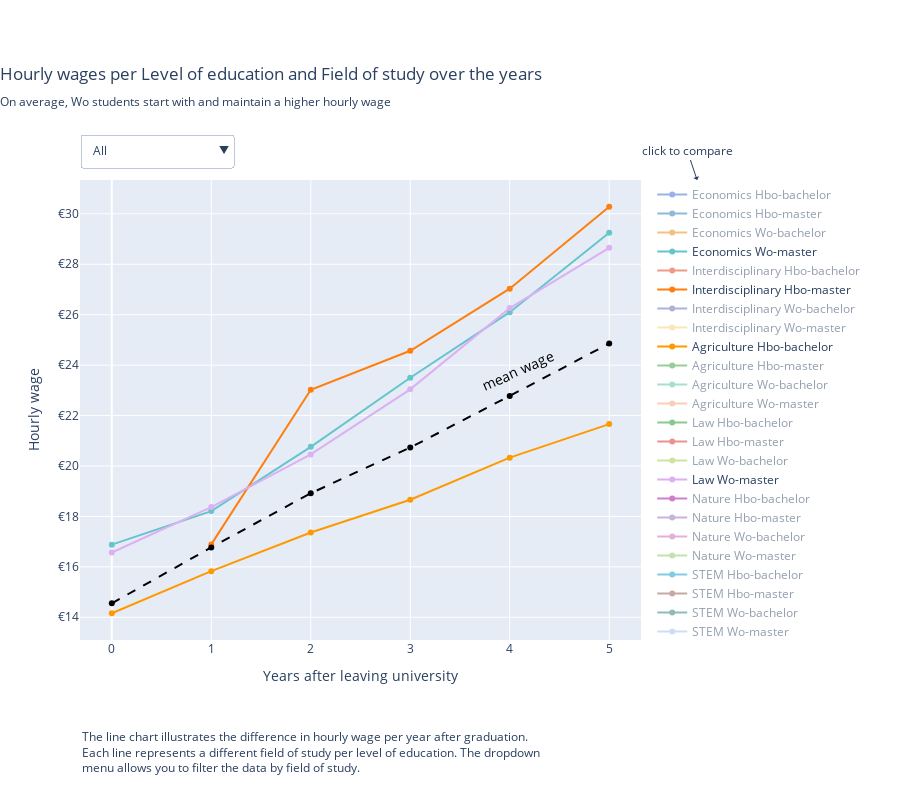

Notebook source saved alongside this figure:
### Markdown cell above
## Wage per field of study and per degree

### Code cell
%run ../notebooks/linechart_wage.ipynb

### Figure 1 — Plotly figure (JSON) as saved in the notebook; plotly's stock layout.template omitted (floating-point values rounded to 4 significant figures)
{"data": [{"hovertemplate": "%{meta}<br>%{x} years after graduation <br>Hourly wage: € %{y:.2f} <extra></extra>", "line": {"color": "#3366CC"}, "meta": "Economics Hbo-bachelor", "mode": "lines+markers", "name": "Economics Hbo-bachelor", "type": "scatter", "visible": "legendonly", "x": [0, 1, 2, 3, 4, 5], "y": [13.57, 14.92, 16.66, 18.33, 20.11, 21.75]}, {"hovertemplate": "%{meta}<br>%{x} years after graduation <br>Hourly wage: € %{y:.2f}<extra></extra>", "line": {"color": "#1F77B4"}, "meta": "Economics Hbo-master", "mode": "lines+markers", "name": "Economics Hbo-master", "type": "scatter", "visible": "legendonly", "x": [0, 1, 2, 3, 4, 5], "y": [null, null, null, null, null, null]}, {"hovertemplate": "%{meta}<br>%{x} years after graduation <br>Hourly wage: € %{y:.2f}<extra></extra>", "line": {"color": "rgb(229, 134, 6)"}, "meta": "Economics Wo-bachelor", "mode": "lines+markers", "name": "Economics Wo-bachelor", "type": "scatter", "visible": "legendonly", "x": [0, 1, 2, 3, 4, 5], "y": [13.02, 16.19, 18.16, 20.66, 23.3, 25.57]}, {"hovertemplate": "%{meta}<br>%{x} years after graduation <br>Hourly wage: € %{y:.2f}<extra></extra>", "line": {"color": "rgb(102, 197, 204)"}, "meta": "Economics Wo-master", "mode": "lines+markers", "name": "Economics Wo-master", "type": "scatter", "visible": true, "x": [0, 1, 2, 3, 4, 5], "y": [16.88, 18.21, 20.76, 23.5, 26.1, 29.25]}, {"hovertemplate": "%{meta}<br>%{x} years after graduation <br>Hourly wage: € %{y:.2f} <extra></extra>", "line": {"color": "#DC3912"}, "meta": "Interdisciplinary Hbo-bachelor", "mode": "lines+markers", "name": "Interdisciplinary Hbo-bachelor", "type": "scatter", "visible": "legendonly", "x": [0, 1, 2, 3, 4, 5], "y": [null, null, null, null, null, null]}, {"hovertemplate": "%{meta}<br>%{x} years after graduation <br>Hourly wage: € %{y:.2f}<extra></extra>", "line": {"color": "#FF7F0E"}, "meta": "Interdisciplinary Hbo-master", "mode": "lines+markers", "name": "Interdisciplinary Hbo-master", "type": "scatter", "visible": true, "x": [0, 1, 2, 3, 4, 5], "y": [null, 16.89, 23.02, 24.57, 27.03, 30.28]}, {"hovertemplate": "%{meta}<br>%{x} years after graduation <br>Hourly wage: € %{y:.2f}<extra></extra>", "line": {"color": "rgb(93, 105, 177)"}, "meta": "Interdisciplinary Wo-bachelor", "mode": "lines+markers", "name": "Interdisciplinary Wo-bachelor", "type": "scatter", "visible": "legendonly", "x": [0, 1, 2, 3, 4, 5], "y": [11.01, 13.53, 15.93, 17.48, 19.73, 22.32]}, {"hovertemplate": "%{meta}<br>%{x} years after graduation <br>Hourly wage: € %{y:.2f}<extra></extra>", "line": {"color": "rgb(246, 207, 113)"}, "meta": "Interdisciplinary Wo-master", "mode": "lines+markers", "name": "Interdisciplinary Wo-master", "type": "scatter", "visible": "legendonly", "x": [0, 1, 2, 3, 4, 5], "y": [12.68, 16.5, 18.59, 21.68, 22.1, 25.99]}, {"hovertemplate": "%{meta}<br>%{x} years after graduation <br>Hourly wage: € %{y:.2f} <extra></extra>", "line": {"color": "#FF9900"}, "meta": "Agriculture Hbo-bachelor", "mode": "lines+markers", "name": "Agriculture Hbo-bachelor", "type": "scatter", "visible": true, "x": [0, 1, 2, 3, 4, 5], "y": [14.16, 15.83, 17.36, 18.66, 20.33, 21.66]}, {"hovertemplate": "%{meta}<br>%{x} years after graduation <br>Hourly wage: € %{y:.2f}<extra></extra>", "line": {"color": "#2CA02C"}, "meta": "Agriculture Hbo-master", "mode": "lines+markers", "name": "Agriculture Hbo-master", "type": "scatter", "visible": "legendonly", "x": [0, 1, 2, 3, 4, 5], "y": [null, null, null, null, null, null]}, {"hovertemplate": "%{meta}<br>%{x} years after graduation <br>Hourly wage: € %{y:.2f}<extra></extra>", "line": {"color": "rgb(82, 188, 163)"}, "meta": "Agriculture Wo-bachelor", "mode": "lines+markers", "name": "Agriculture Wo-bachelor", "type": "scatter", "visible": "legendonly", "x": [0, 1, 2, 3, 4, 5], "y": [11.99, 15.18, 16.35, 18.3, 20.26, 21.79]}, {"hovertemplate": "%{meta}<br>%{x} years after graduation <br>Hourly wage: € %{y:.2f}<extra></extra>", "line": {"color": "rgb(248, 156, 116)"}, "meta": "Agriculture Wo-master", "mode": "lines+markers", "name": "Agriculture Wo-master", "type": "scatter", "visible": "legendonly", "x": [0, 1, 2, 3, 4, 5], "y": [15.37, 17.96, 19.43, 20.8, 22.63, 24.55]}, {"hovertemplate": "%{meta}<br>%{x} years after graduation <br>Hourly wage: € %{y:.2f} <extra></extra>", "line": {"color": "#109618"}, "meta": "Law Hbo-bachelor", "mode": "lines+markers", "name": "Law Hbo-bachelor", "type": "scatter", "visible": "legendonly", "x": [0, 1, 2, 3, 4, 5], "y": [null, null, null, null, null, null]}, {"hovertemplate": "%{meta}<br>%{x} years after graduation <br>Hourly wage: € %{y:.2f}<extra></extra>", "line": {"color": "#D62728"}, "meta": "Law Hbo-master", "mode": "lines+markers", "name": "Law Hbo-master", "type": "scatter", "visible": "legendonly", "x": [0, 1, 2, 3, 4, 5], "y": [null, null, null, null, null, null]}, {"hovertemplate": "%{meta}<br>%{x} years after graduation <br>Hourly wage: € %{y:.2f}<extra></extra>", "line": {"color": "rgb(153, 201, 69)"}, "meta": "Law Wo-bachelor", "mode": "lines+markers", "name": "Law Wo-bachelor", "type": "scatter", "visible": "legendonly", "x": [0, 1, 2, 3, 4, 5], "y": [12.54, 16.16, 19.01, 20.83, 23.56, 25.86]}, {"hovertemplate": "%{meta}<br>%{x} years after graduation <br>Hourly wage: € %{y:.2f}<extra></extra>", "line": {"color": "rgb(220, 176, 242)"}, "meta": "Law Wo-master", "mode": "lines+markers", "name": "Law Wo-master", "type": "scatter", "visible": true, "x": [0, 1, 2, 3, 4, 5], "y": [16.57, 18.37, 20.46, 23.04, 26.26, 28.65]}, {"hovertemplate": "%{meta}<br>%{x} years after graduation <br>Hourly wage: € %{y:.2f} <extra></extra>", "line": {"color": "#990099"}, "meta": "Nature Hbo-bachelor", "mode": "lines+markers", "name": "Nature Hbo-bachelor", "type": "scatter", "visible": "legendonly", "x": [0, 1, 2, 3, 4, 5], "y": [null, null, null, null, null, null]}, {"hovertemplate": "%{meta}<br>%{x} years after graduation <br>Hourly wage: € %{y:.2f}<extra></extra>", "line": {"color": "#9467BD"}, "meta": "Nature Hbo-master", "mode": "lines+markers", "name": "Nature Hbo-master", "type": "scatter", "visible": "legendonly", "x": [0, 1, 2, 3, 4, 5], "y": [null, null, null, null, null, null]}, {"hovertemplate": "%{meta}<br>%{x} years after graduation <br>Hourly wage: € %{y:.2f}<extra></extra>", "line": {"color": "rgb(204, 97, 176)"}, "meta": "Nature Wo-bachelor", "mode": "lines+markers", "name": "Nature Wo-bachelor", "type": "scatter", "visible": "legendonly", "x": [0, 1, 2, 3, 4, 5], "y": [13.43, 16.34, 18.64, 20.62, 22.25, 24.51]}, {"hovertemplate": "%{meta}<br>%{x} years after graduation <br>Hourly wage: € %{y:.2f}<extra></extra>", "line": {"color": "rgb(135, 197, 95)"}, "meta": "Nature Wo-master", "mode": "lines+markers", "name": "Nature Wo-master", "type": "scatter", "visible": "legendonly", "x": [0, 1, 2, 3, 4, 5], "y": [16.38, 18.11, 20.16, 22.16, 24.6, 27.2]}, {"hovertemplate": "%{meta}<br>%{x} years after graduation <br>Hourly wage: € %{y:.2f} <extra></extra>", "line": {"color": "#0099C6"}, "meta": "STEM Hbo-bachelor", "mode": "lines+markers", "name": "STEM Hbo-bachelor", "type": "scatter", "visible": "legendonly", "x": [0, 1, 2, 3, 4, 5], "y": [15.1, 16.34, 18.13, 19.89, 21.75, 23.39]}, {"hovertemplate": "%{meta}<br>%{x} years after graduation <br>Hourly wage: € %{y:.2f}<extra></extra>", "line": {"color": "#8C564B"}, "meta": "STEM Hbo-master", "mode": "lines+markers", "name": "STEM Hbo-master", "type": "scatter", "visible": "legendonly", "x": [0, 1, 2, 3, 4, 5], "y": [null, null, null, null, null, null]}, {"hovertemplate": "%{meta}<br>%{x} years after graduation <br>Hourly wage: € %{y:.2f}<extra></extra>", "line": {"color": "rgb(36, 121, 108)"}, "meta": "STEM Wo-bachelor", "mode": "lines+markers", "name": "STEM Wo-bachelor", "type": "scatter", "visible": "legendonly", "x": [0, 1, 2, 3, 4, 5], "y": [14.23, 17.88, 19.98, 21.62, 24.29, 26.75]}, {"hovertemplate": "%{meta}<br>%{x} years after graduation <br>Hourly wage: € %{y:.2f}<extra></extra>", "line": {"color": "rgb(158, 185, 243)"}, "meta": "STEM Wo-master", "mode": "lines+markers", "name": "STEM Wo-master", "type": "scatter", "visible": "legendonly", "x": [0, 1, 2, 3, 4, 5], "y": [17.65, 18.96, 21.02, 23.26, 25.7, 28.25]}, {"hovertemplate": "%{meta}<br>%{x} years after graduation <br>Hourly wage: € %{y:.2f} <extra></extra>", "line": {"color": "#DD4477"}, "meta": "Language & Culture Hbo-bachelor", "mode": "lines+markers", "name": "Language & Culture Hbo-bachelor", "type": "scatter", "visible": "legendonly", "x": [0, 1, 2, 3, 4, 5], "y": [11.98, 12.71, 14.18, 15.62, 17.2, 18.88]}, {"hovertemplate": "%{meta}<br>%{x} years after graduation <br>Hourly wage: € %{y:.2f}<extra></extra>", "line": {"color": "#E377C2"}, "meta": "Language & Culture Hbo-master", "mode": "lines+markers", "name": "Language & Culture Hbo-master", "type": "scatter", "visible": "legendonly", "x": [0, 1, 2, 3, 4, 5], "y": [14.02, 15.86, 17.59, 20.33, 22.01, 24.52]}, {"hovertemplate": "%{meta}<br>%{x} years after graduation <br>Hourly wage: € %{y:.2f}<extra></extra>", "line": {"color": "rgb(218, 165, 27)"}, "meta": "Language & Culture Wo-bachelor", "mode": "lines+markers", "name": "Language & Culture Wo-bachelor", "type": "scatter", "visible": "legendonly", "x": [0, 1, 2, 3, 4, 5], "y": [12.81, 14.26, 16, 17.48, 19.53, 21.03]}, {"hovertemplate": "%{meta}<br>%{x} years after graduation <br>Hourly wage: € %{y:.2f}<extra></extra>", "line": {"color": "rgb(254, 136, 177)"}, "meta": "Language & Culture Wo-master", "mode": "lines+markers", "name": "Language & Culture Wo-master", "type": "scatter", "visible": "legendonly", "x": [0, 1, 2, 3, 4, 5], "y": [14.44, 16, 18.42, 20.19, 22.19, 24.02]}, {"hovertemplate": "%{meta}<br>%{x} years after graduation <br>Hourly wage: € %{y:.2f} <extra></extra>", "line": {"color": "#66AA00"}, "meta": "Education Hbo-bachelor", "mode": "lines+markers", "name": "Education Hbo-bachelor", "type": "scatter", "visible": "legendonly", "x": [0, 1, 2, 3, 4, 5], "y": [17.83, 18.35, 19.86, 20.54, 22.27, 23.76]}, {"hovertemplate": "%{meta}<br>%{x} years after graduation <br>Hourly wage: € %{y:.2f}<extra></extra>", "line": {"color": "#7F7F7F"}, "meta": "Education Hbo-master", "mode": "lines+markers", "name": "Education Hbo-master", "type": "scatter", "visible": "legendonly", "x": [0, 1, 2, 3, 4, 5], "y": [18.03, 18.73, 20.43, 21.01, 22.8, 23.83]}, {"hovertemplate": "%{meta}<br>%{x} years after graduation <br>Hourly wage: € %{y:.2f}<extra></extra>", "line": {"color": "rgb(47, 138, 196)"}, "meta": "Education Wo-bachelor", "mode": "lines+markers", "name": "Education Wo-bachelor", "type": "scatter", "visible": "legendonly", "x": [0, 1, 2, 3, 4, 5], "y": [null, null, null, null, null, null]}, {"hovertemplate": "%{meta}<br>%{x} years after graduation <br>Hourly wage: € %{y:.2f}<extra></extra>", "line": {"color": "rgb(201, 219, 116)"}, "meta": "Education Wo-master", "mode": "lines+markers", "name": "Education Wo-master", "type": "scatter", "visible": "legendonly", "x": [0, 1, 2, 3, 4, 5], "y": [null, null, null, null, null, null]}, {"hovertemplate": "%{meta}<br>%{x} years after graduation <br>Hourly wage: € %{y:.2f} <extra></extra>", "line": {"color": "#B82E2E"}, "meta": "Behaviour & Society Hbo-bachelor", "mode": "lines+markers", "name": "Behaviour & Society Hbo-bachelor", "type": "scatter", "visible": "legendonly", "x": [0, 1, 2, 3, 4, 5], "y": [14.47, 16.27, 18.22, 19.56, 21.12, 22.35]}, {"hovertemplate": "%{meta}<br>%{x} years after graduation <br>Hourly wage: € %{y:.2f}<extra></extra>", "line": {"color": "#BCBD22"}, "meta": "Behaviour & Society Hbo-master", "mode": "lines+markers", "name": "Behaviour & Society Hbo-master", "type": "scatter", "visible": "legendonly", "x": [0, 1, 2, 3, 4, 5], "y": [null, null, null, null, null, null]}, {"hovertemplate": "%{meta}<br>%{x} years after graduation <br>Hourly wage: € %{y:.2f}<extra></extra>", "line": {"color": "rgb(118, 78, 159)"}, "meta": "Behaviour & Society Wo-bachelor", "mode": "lines+markers", "name": "Behaviour & Society Wo-bachelor", "type": "scatter", "visible": "legendonly", "x": [0, 1, 2, 3, 4, 5], "y": [12.09, 15.23, 17.56, 19.99, 22.07, 23.99]}, {"hovertemplate": "%{meta}<br>%{x} years after graduation <br>Hourly wage: € %{y:.2f}<extra></extra>", "line": {"color": "rgb(139, 224, 164)"}, "meta": "Behaviour & Society Wo-master", "mode": "lines+markers", "name": "Behaviour & Society Wo-master", "type": "scatter", "visible": "legendonly", "x": [0, 1, 2, 3, 4, 5], "y": [15.57, 18.1, 20.18, 22.54, 25.16, 27.23]}, {"hovertemplate": "%{meta}<br>%{x} years after graduation <br>Hourly wage: € %{y:.2f} <extra></extra>", "line": {"color": "#316395"}, "meta": "Healthcare Hbo-bachelor", "mode": "lines+markers", "name": "Healthcare Hbo-bachelor", "type": "scatter", "visible": "legendonly", "x": [0, 1, 2, 3, 4, 5], "y": [17.09, 18.93, 20.59, 21.69, 23.7, 25.06]}, {"hovertemplate": "%{meta}<br>%{x} years after graduation <br>Hourly wage: € %{y:.2f}<extra></extra>", "line": {"color": "#17BECF"}, "meta": "Healthcare Hbo-master", "mode": "lines+markers", "name": "Healthcare Hbo-master", "type": "scatter", "visible": "legendonly", "x": [0, 1, 2, 3, 4, 5], "y": [null, null, null, null, null, null]}, {"hovertemplate": "%{meta}<br>%{x} years after graduation <br>Hourly wage: € %{y:.2f}<extra></extra>", "line": {"color": "rgb(237, 100, 90)"}, "meta": "Healthcare Wo-bachelor", "mode": "lines+markers", "name": "Healthcare Wo-bachelor", "type": "scatter", "visible": "legendonly", "x": [0, 1, 2, 3, 4, 5], "y": [13.83, 19.21, 22.67, 23.71, 25.34, 26.73]}, {"hovertemplate": "%{meta}<br>%{x} years after graduation <br>Hourly wage: € %{y:.2f}<extra></extra>", "line": {"color": "rgb(180, 151, 231)"}, "meta": "Healthcare Wo-master", "mode": "lines+markers", "name": "Healthcare Wo-master", "type": "scatter", "visible": "legendonly", "x": [0, 1, 2, 3, 4, 5], "y": [16.21, 18.6, 20.37, 22.42, 24.39, 26.79]}, {"hovertemplate": "%{meta}<br>%{x} years after graduation <br>Hourly wage: € %{y:.2f}<extra></extra>", "line": {"color": "black", "dash": "dash", "width": 2}, "meta": "Mean", "mode": "lines+markers", "name": "Mean", "type": "scatter", "x": [0, 1, 2, 3, 4, 5], "y": [14.55, 16.77, 18.92, 20.73, 22.78, 24.86]}], "layout": {"annotations": [{"align": "left", "font": {"size": 12}, "showarrow": false, "text": "The line chart illustrates the difference in hourly wage per year after graduation. <br>Each line represents a different field of study per level of education. The dropdown<br>menu allows you to filter the data by field of study.", "x": 0, "xanchor": "left", "xref": "paper", "y": -0.3, "yanchor": "bottom", "yref": "paper"}, {"font": {"color": "Black", "size": 14}, "showarrow": false, "text": "mean wage", "textangle": -24, "x": 4.5, "xanchor": "right", "y": 23.8}, {"arrowhead": 1, "font": {"size": 12}, "showarrow": true, "text": "click to compare", "x": 1.1, "xanchor": "center", "xref": "paper", "y": 1, "yref": "paper"}], "height": 800, "margin": {"b": 160, "t": 180}, "title": {"text": "Hourly wages per Level of education and Field of study over the years<br><sub>On average, Wo students start with and maintain a higher hourly wage</sub>", "x": 0, "xanchor": "left", "y": 0.9, "yanchor": "bottom"}, "updatemenus": [{"buttons": [{"args": [{"visible": [true, true, true, true, true, true, true, true, true, true, true, true, true, true, true, true, true, true, true, true, true, true, true, true, true, true, true, true, true, true, true, true, true, true, true, true, true, true, true, true, true]}, {"title": "Hourly wages per Level of education and Field of study over the years<br><sub>In the majority of fields of study a Wo student would start and maintain a higher hourly wage</sub>"}], "label": "All", "method": "update"}, {"args": [{"visible": [true, true, true, true, false, false, false, false, false, false, false, false, false, false, false, false, false, false, false, false, false, false, false, false, false, false, false, false, false, false, false, false, false, false, false, false, false, false, false, false, false]}, {"title": "Hourly wages of Economics studies<br><sub>In the majority of fields of study a Wo student would start and maintain a higher hourly wage</sub>"}], "label": "Economics", "method": "update"}, {"args": [{"visible": [false, false, false, false, true, true, true, true, false, false, false, false, false, false, false, false, false, false, false, false, false, false, false, false, false, false, false, false, false, false, false, false, false, false, false, false, false, false, false, false, false]}, {"title": "Hourly wages of Interdisciplinary studies<br><sub>In the majority of fields of study a Wo student would start and maintain a higher hourly wage</sub>"}], "label": "Interdisciplinary", "method": "update"}, {"args": [{"visible": [false, false, false, false, false, false, false, false, true, true, true, true, false, false, false, false, false, false, false, false, false, false, false, false, false, false, false, false, false, false, false, false, false, false, false, false, false, false, false, false, false]}, {"title": "Hourly wages of Agriculture studies<br><sub>In the majority of fields of study a Wo student would start and maintain a higher hourly wage</sub>"}], "label": "Agriculture", "method": "update"}, {"args": [{"visible": [false, false, false, false, false, false, false, false, false, false, false, false, true, true, true, true, false, false, false, false, false, false, false, false, false, false, false, false, false, false, false, false, false, false, false, false, false, false, false, false, false]}, {"title": "Hourly wages of Law studies<br><sub>In the majority of fields of study a Wo student would start and maintain a higher hourly wage</sub>"}], "label": "Law", "method": "update"}, {"args": [{"visible": [false, false, false, false, false, false, false, false, false, false, false, false, false, false, false, false, true, true, true, true, false, false, false, false, false, false, false, false, false, false, false, false, false, false, false, false, false, false, false, false, false]}, {"title": "Hourly wages of Nature studies<br><sub>In the majority of fields of study a Wo student would start and maintain a higher hourly wage</sub>"}], "label": "Nature", "method": "update"}, {"args": [{"visible": [false, false, false, false, false, false, false, false, false, false, false, false, false, false, false, false, false, false, false, false, true, true, true, true, false, false, false, false, false, false, false, false, false, false, false, false, false, false, false, false, false]}, {"title": "Hourly wages of STEM studies<br><sub>In the majority of fields of study a Wo student would start and maintain a higher hourly wage</sub>"}], "label": "STEM", "method": "update"}, {"args": [{"visible": [false, false, false, false, false, false, false, false, false, false, false, false, false, false, false, false, false, false, false, false, false, false, false, false, true, true, true, true, false, false, false, false, false, false, false, false, false, false, false, false, false]}, {"title": "Hourly wages of Language & Culture studies<br><sub>In the majority of fields of study a Wo student would start and maintain a higher hourly wage</sub>"}], "label": "Language & Culture", "method": "update"}, {"args": [{"visible": [false, false, false, false, false, false, false, false, false, false, false, false, false, false, false, false, false, false, false, false, false, false, false, false, false, false, false, false, true, true, true, true, false, false, false, false, false, false, false, false, false]}, {"title": "Hourly wages of Education studies<br><sub>In the majority of fields of study a Wo student would start and maintain a higher hourly wage</sub>"}], "label": "Education", "method": "update"}, {"args": [{"visible": [false, false, false, false, false, false, false, false, false, false, false, false, false, false, false, false, false, false, false, false, false, false, false, false, false, false, false, false, false, false, false, false, true, true, true, true, false, false, false, false, false]}, {"title": "Hourly wages of Behaviour & Society studies<br><sub>In the majority of fields of study a Wo student would start and maintain a higher hourly wage</sub>"}], "label": "Behaviour & Society", "method": "update"}, {"args": [{"visible": [false, false, false, false, false, false, false, false, false, false, false, false, false, false, false, false, false, false, false, false, false, false, false, false, false, false, false, false, false, false, false, false, false, false, false, false, true, true, true, true]}, {"title": "Hourly wages of Healthcare studies<br><sub>In the majority of fields of study a Wo student would start and maintain a higher hourly wage</sub>"}], "label": "Healthcare", "method": "update"}], "direction": "down", "showactive": true, "x": 0, "xanchor": "left", "y": 1.1, "yanchor": "top"}], "xaxis": {"title": {"text": "Years after leaving university"}}, "yaxis": {"tickformat": ",.", "tickprefix": "€", "title": {"text": "Hourly wage"}, "type": "linear"}}}
